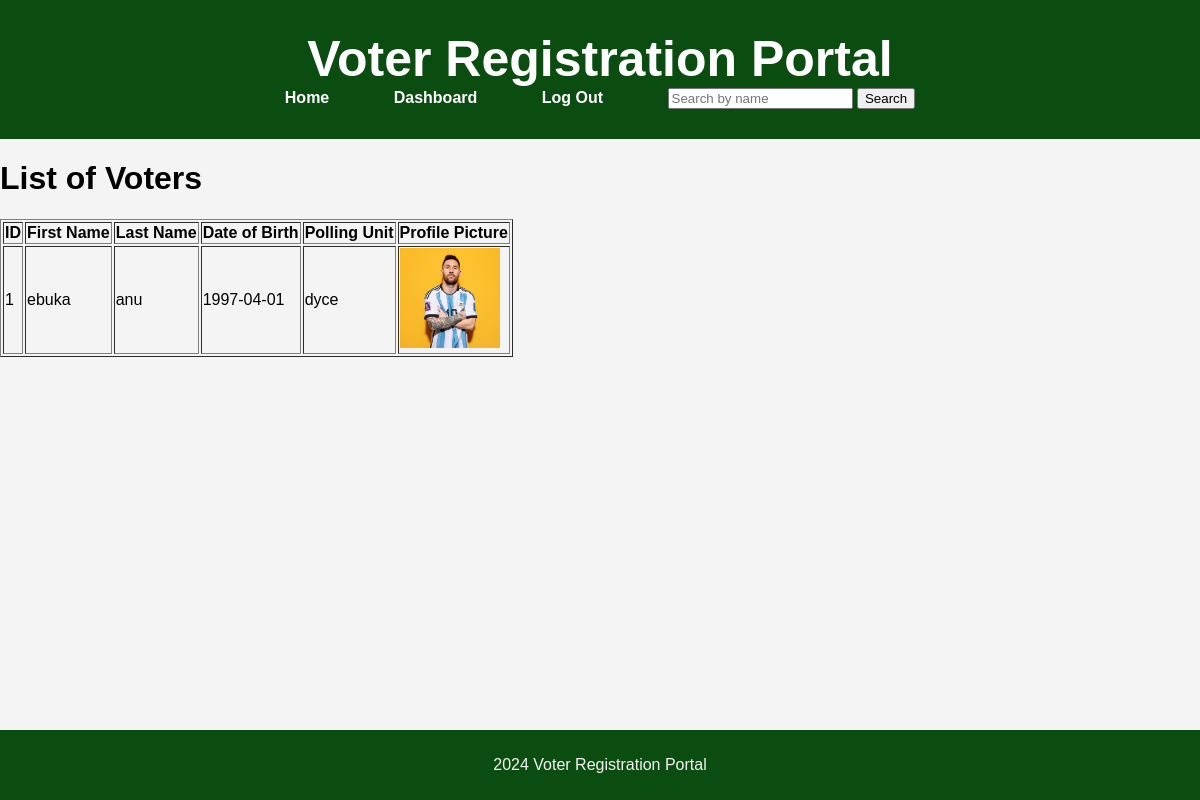
Page /view_voters.php (signed in) on the committed database.
### tables this page shows
CREATE TABLE `voters` (
  `id` int(11) NOT NULL,
  `users_id` int(11) NOT NULL,
  `first_name` varchar(255) NOT NULL,
  `last_name` varchar(255) NOT NULL,
  `date_of_birth` date NOT NULL,
  `polling_unit` varchar(255) NOT NULL,
  `profile_picture` varchar(255) NOT NULL
);

### view_voters.php (the view, shortened to what this page needs)
<?php
include('connection.php');
$user_id = $_SESSION['user_id'];
$search_term = isset($_GET['search']) ? $_GET['search'] : '';
$like_term = '%' . $search_term . '%';
$sql = "SELECT * FROM voters WHERE users_id = '$user_id' AND (first_name LIKE '$like_term' OR last_name LIKE '$like_term')";
$result = $conn->query($sql);
?>
<!DOCTYPE html>
<html lang="en">
<head>
    <link rel="stylesheet" href="style.css">
</head>
<body>
<header>
    <h1>Voter Registration Portal</h1>
    <nav>
        <ul>
            <li><a href="home.php">Home</a></li>
            <li><a href="voter_dashboard.php">Dashboard</a></li>
            <li><a href="logout.php">Log Out</a></li>
            <li>
                <form action="" method="get" style="display:inline;">
                    <input type="text" name="search" placeholder="Search by name" value="<?php echo isset($_GET['search']) ? htmlspecialchars($_GET['search']) : ''; ?>">
                    <button type="submit">Search</button>
                </form>
            </li>
        </ul>
    </nav>
</header>
<?php
if ($result->num_rows > 0) {
    echo "<h1>List of Voters</h1>";
    echo "<table border='1'><tr><th>ID</th><th>First Name</th><th>Last Name</th><th>Date of Birth</th><th>Polling Unit</th><th>Profile Picture</th></tr>";
    while ($row = $result->fetch_assoc()) {
        echo "<tr><td>" . htmlspecialchars($row["id"]) . "</td><td>" . htmlspecialchars($row["first_name"]) . "</td><td>" . htmlspecialchars($row["last_name"]) . "</td><td>" . htmlspecialchars($row["date_of_birth"]) . "</td><td>" . htmlspecialchars($row["polling_unit"]) . "</td><td><img src='" . htmlspecialchars($row["profile_picture"]) . "' alt='Profile Picture' width='100'></td></tr>";
    }
    echo "</table>";
} else {
    echo "No records found.";
}
?>
<footer>
    <p>2024 Voter Registration Portal</p>
</footer>
</body>
</html>

### style.css (style rules this page uses)
body { font-family: Arial, sans-serif; margin: 0; padding: 0; background-color: #f4f4f4; }
header { background-color: #0b4d10; color: white; padding: 30px 0; text-align: center; }
header h1 { margin: 0; font-size: 50px; }
nav ul { padding: 0; margin: 0; }
nav ul li { display:inline; margin: 30px; }
nav ul li a { color: white; text-decoration:none; font-weight:bolder; }
footer { background-color:#0b4d10; color: rgb(247, 245, 245); text-align: center; padding: 10px 0; position:absolute; width: 100%; bottom: 0; }

### rows in the picture
voters: id "1", first_name "ebuka", last_name "anu", date_of_birth "1997-04-01", polling_unit "dyce", profile_picture (picture)
